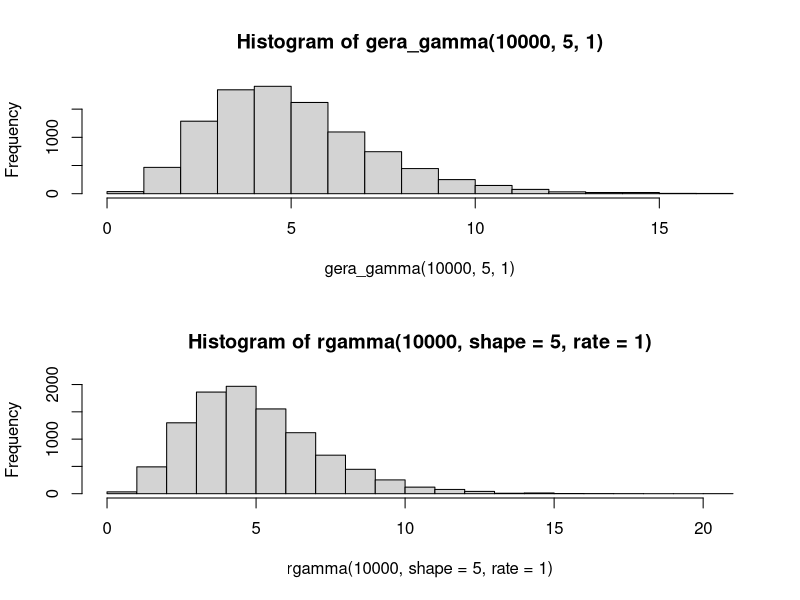

Source code (R):
newton_rapson <- function(x0, fx, f_x, max_iter = 10, erro_min = 1E-6){
  # Calculando erro inicial
  erro <- fx(x0)
  # Variável para controlar as iterações
  i <- 1
  # Definindo os criterios de parada quando o erro menor que o erro mínimo e i
  # for maior que o máximo de iterações
  while((abs(erro) >= erro_min) & (i < max_iter)){
    # Avançando uma iteração
    i <- i + 1
    # calculando a derivada
    derivada <- f_x(x0[i-1])
    # Retornando um erro quando a derivada for zero
    if(derivada == 0) return("Erro - derivada zerada")
    # Calculando o próximo valor
    x0[i] <- x0[i-1] - (fx(x0[i-1])/derivada)
    # calculando o erro atual
    erro <- fx(x0[i])
  }
  return(list("Resultado" = x0[i],
              "Erro" = erro,
              "Raiz" = fx(x0[i]),
              "Qte_Iteracoes" = i-1))
}
qfunc <- function(p, x0, Fx, fx){
  unlist(lapply(p, function(pi) 
    newton_rapson(x0, function(x) Fx(x) - pi, function(x) fx(x))$Resultado))
}

qfunc_opt <- function(p, Fx = pnorm, intervalo = c(-4, 4), erro = 1E-6){
  
  func_opt_norm <- function(x) (Fx(x) - p)**2
  optimize(func_opt_norm, intervalo, tol = erro)$minimum
}

qfunc_opt_vec <- Vectorize(qfunc_opt)

diff(qfunc_opt_vec(c(0.25, 0.75)))

diff(qnorm(c(0.25, 0.75)))
  
diff(qcauchy(c(0.25, 0.75)))

diff(qt(c(0.25, 0.75), 2))
diff(qt(c(0.25, 0.75), 3))
diff(qt(c(0.25, 0.75), 30))
diff(qt(c(0.25, 0.75), 50))
diff(qt(c(0.25, 0.75), Inf))

# gera_gamma_1 <- function(n, alpha, lambda){
#   ui <- replicate(alpha, runif(n))
#   sapply(1:n, function(i) (-1/lambda) * log(prod(ui[i,])))
# }

gera_gamma <- function(n, alpha, lambda){
  replicate(n, (-1/lambda) * log(prod(runif(alpha))))
}

gera_gamma(10, 5, 1)

gera_gamma(10, 5, 1)

par(mfrow = c(2,1))
hist(gera_gamma(10000, 5, 1))
hist(rgamma(10000, shape = 5, rate = 1))

library(microbenchmark)
microbenchmark(gera_gamma(10000, 100, 1), rgamma(10000, 100, 1))

microbenchmark(gera_gamma(1000, 100, 1), rgamma(1000, 100, 1))






